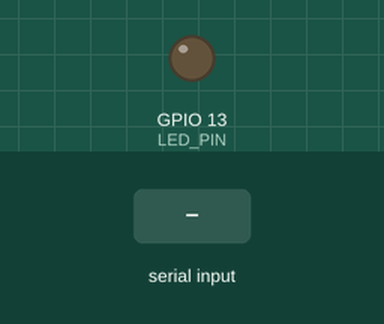
This sketch was run on a simulated ESP32-S3. Parts: output pins drawn as LEDs (lit = HIGH). The inputs (shaded band) are chosen by the test bench. WiFi joins after 1.5 s; servers stay silent unless stated; uploads are accepted with an empty reply; the local clock reads 2024-03-15 10:24:30 at power-on unless the sketch sets it; what the sketch prints to the serial monitor is not drawn.

Above: at 2.7 s.
2.8 s: "LED_ON\n" received over the second serial link
At 3.2 s:
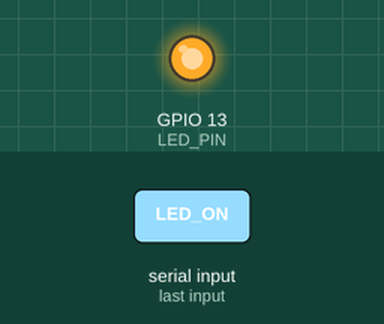
4.3 s: "LED_OFF\n" received over the second serial link
At 5.5 s:
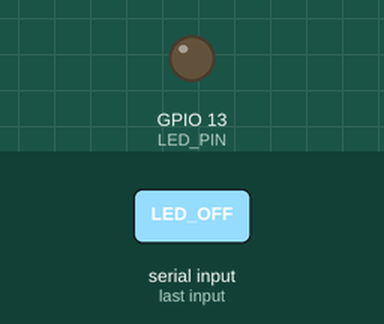
Timing chart, 0 to 7.3 s (numbered marks = the images above; inputs shaded):
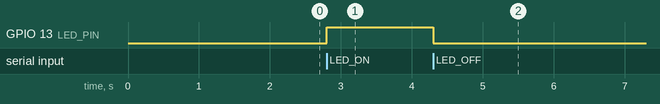

Measured:
- after the input at 2.8 s, GPIO 13 (LED_PIN): LOW → HIGH at once
- after the input at 4.3 s, GPIO 13 (LED_PIN): HIGH → LOW at once

The sketch:

esp_to_api.ino
```cpp
// esp_to_api.ino
#include <WiFi.h>
#include <HTTPClient.h>
#include <time.h>

// -------------------- USER SETTINGS --------------------
const char* WIFI_SSID = "Your Info";
const char* WIFI_PASS = "Your Info";

// Prefer host/port/path form (robust parsing)
const char* API_HOST = "Your Info";  // <--- replace with your PC's LAN IP
const uint16_t API_PORT = 8000;
const char* API_PATH = "/events";
const char* API_KEY  = "1234";           // must match api.py
// -------------------------------------------------------

// Teensy link on UART1 (your pins: RX=38, TX=37)
#define RX_GPIO 38     // ESP32 RX (from Teensy D1 / TX1)
#define TX_GPIO 37     // ESP32 TX (to Teensy D0 / RX1) - optional
HardwareSerial Link(1);

// Built-in LED configuration
#define LED_PIN 13           // change to 2 if your board uses GPIO2
#define LED_ACTIVE_LOW false // set true if LOW turns the LED on

inline void led_on()  { digitalWrite(LED_PIN, LED_ACTIVE_LOW ? LOW  : HIGH); }
inline void led_off() { digitalWrite(LED_PIN, LED_ACTIVE_LOW ? HIGH : LOW ); }

void ensureWifi() {
  if (WiFi.status() == WL_CONNECTED) return;
  WiFi.mode(WIFI_STA);
  WiFi.begin(WIFI_SSID, WIFI_PASS);
  Serial.print("WiFi: connecting");
  while (WiFi.status() != WL_CONNECTED) { delay(250); Serial.print("."); }
  Serial.printf("\nWiFi: connected, IP=%s\n", WiFi.localIP().toString().c_str());
}

// Return HTTP status code (<0 on client errors)
int postEvent(const char* device_id, const char* state) {
  ensureWifi();

  WiFiClient client;             // explicit client object
  HTTPClient http;
  http.setConnectTimeout(7000);  // 7s connect timeout

  // Robust: begin with host/port/path
  if (!http.begin(client, API_HOST, API_PORT, API_PATH)) {
    Serial.println("ERROR: http.begin() failed");
    return -1000; // custom code
  }

  http.addHeader("Content-Type", "application/json");
  http.addHeader("X-API-Key", API_KEY);

  time_t nowSecs = time(NULL);
  String body = String("{\"device_id\":\"") + device_id +
                "\",\"state\":\"" + state +
                "\",\"esp_epoch\":" + String((long)nowSecs) + "}";

  int code = http.POST(body);

  // Always print raw outcome for visibility
  Serial.printf("POST %d (%s) :: %s\n",
                code, HTTPClient::errorToString(code).c_str(), body.c_str());

  http.end();
  return code;
}

void setup() {
  Serial.begin(115200);                                 // USB serial (flashing/monitor)
  Link.begin(115200, SERIAL_8N1, RX_GPIO, TX_GPIO);     // App UART on 38/37

  pinMode(LED_PIN, OUTPUT);
  led_off();

  configTime(0, 0, "pool.ntp.org", "time.nist.gov");    // optional: for esp_epoch
  ensureWifi();

  Serial.println("ESP32 ready.");
  Serial.printf("API target: %s:%u%s\n", API_HOST, API_PORT, API_PATH);
}

void loop() {
  // Expect lines like "LED_ON\n" or "LED_OFF\n" from Teensy
  if (Link.available()) {
    String msg = Link.readStringUntil('\n');
    msg.trim();

    // Apply LED change immediately
    if (msg == "LED_ON")  led_on();
    if (msg == "LED_OFF") led_off();

    // Send to API and report success/error
    int code = postEvent("esp32-s3-01", msg.c_str());
    if (code > 0 && code < 400) {
      Serial.printf("Received Teensy message '%s' — message to API successful\n", msg.c_str());
    } else {
      Serial.printf("ERROR: Could not connect/send to API (code=%d, %s)\n",
                    code, HTTPClient::errorToString(code).c_str());
    }
  }
}
```
